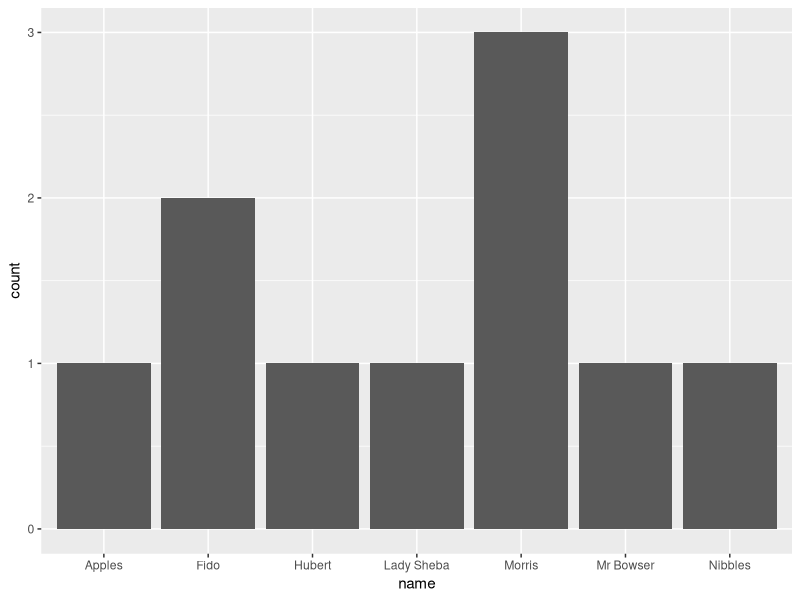
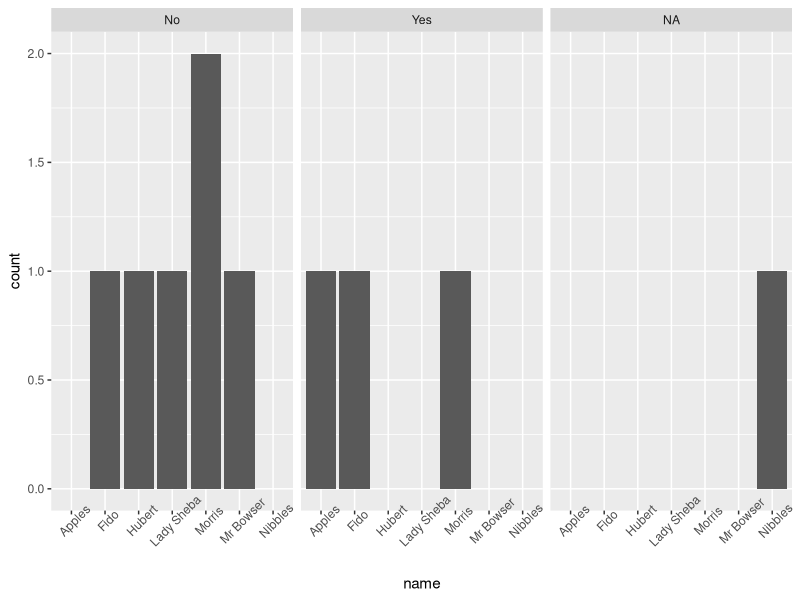
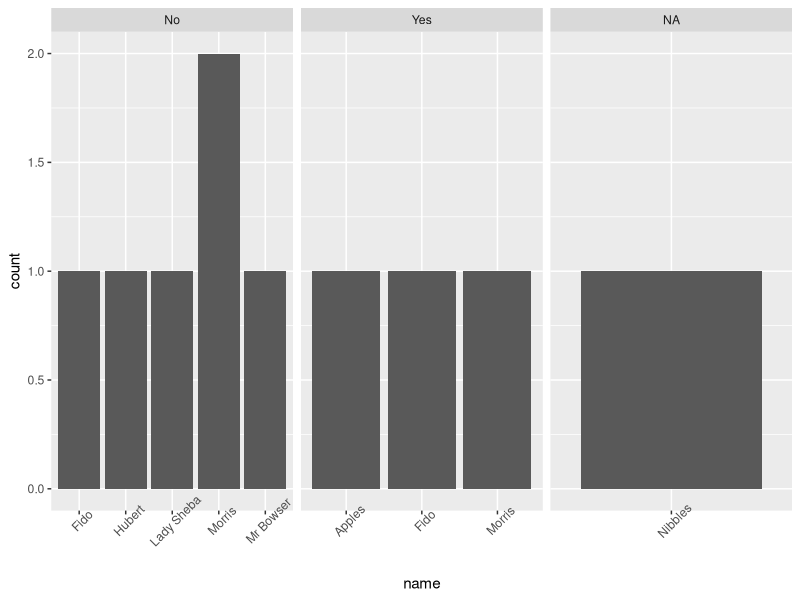
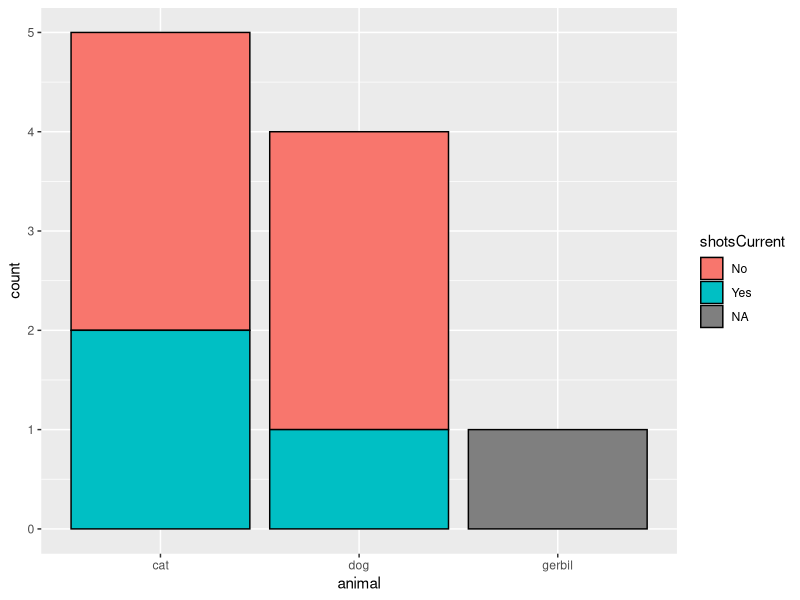
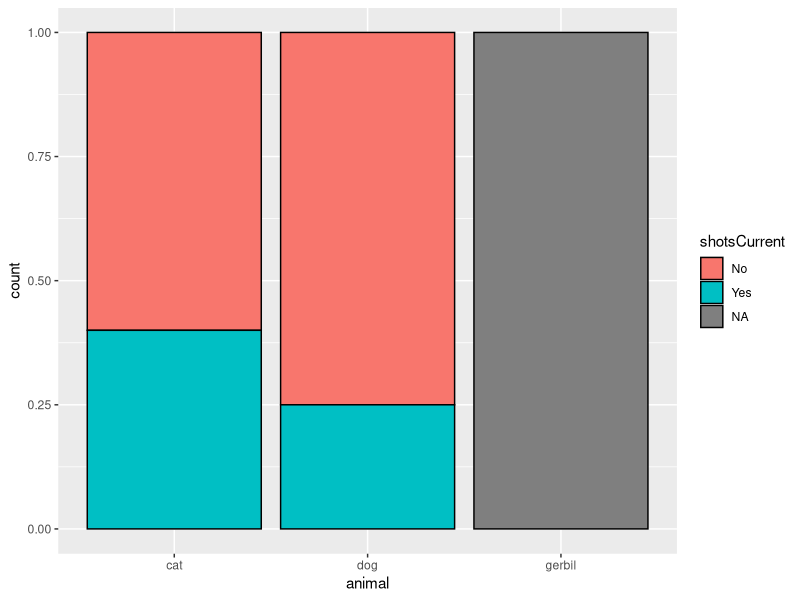
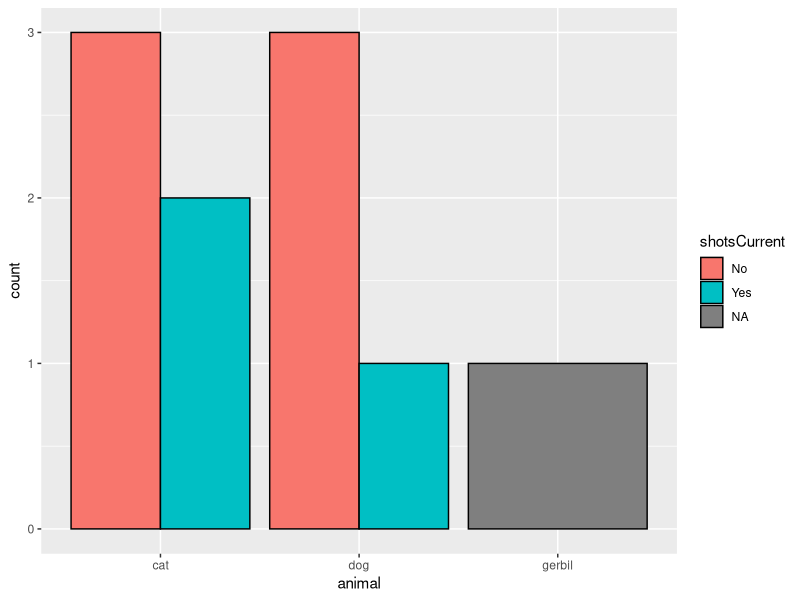
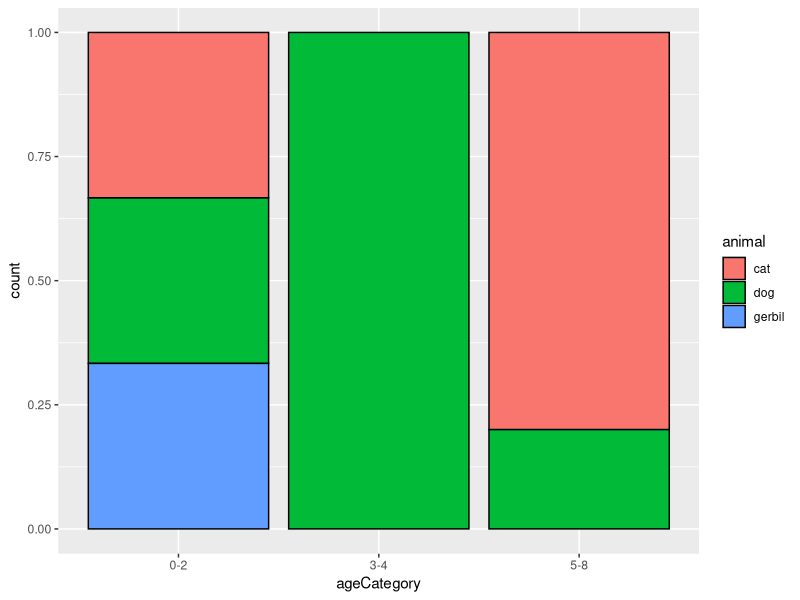
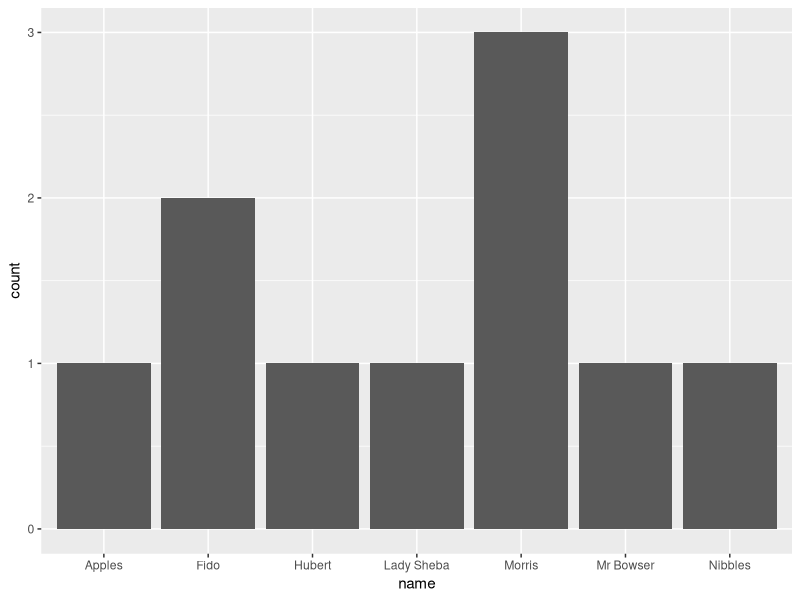

The R source for these figures, in order:
## ---- chunk 1
knitr::opts_chunk$set(echo = TRUE)
library(tidyverse)
## ---- chunk 2
##make our table of pets
pets <- data.frame(id=c('C1','C2','D1','D4','D8', 'C4', 'D5', 'C10', "G4", "C11"),
                name=factor(c("Morris", "Morris", "Fido", "Mr Bowser", 
                              "Fido", "Lady Sheba", "Hubert", "Apples", "Nibbles",
                              "Morris")),
                ##weight is in pounds
                weight=c(6,7,15,20,40, 10, 60, 17, 0.5, 10),
                animal=factor(c("cat", "cat", "dog", "dog", "dog", 
                                "cat", "dog", "cat", "gerbil", "cat")),
                ##because it's an ordered category, we have to specify 
                ##order as the levels argument
                ageCategory= ordered(c("0-2", "5-8", "5-8", "3-4", "3-4", 
                                       "5-8", "0-2", "5-8", "0-2","5-8"), 
                                       levels=c("0-2", "3-4", "5-8")),
                shotsCurrent=c("No", "Yes", "No", "No", "Yes", "No", 
                               "No", "Yes", NA, "No"))

pets
## ---- chunk 3
ggplot(pets, aes(x=name)) + geom_bar()
## ---- chunk 4
ggplot(pets, aes(x=name)) + geom_bar() + 
  ## have to specify facets using notation
  ## try out facets=~ageCategory!
  facet_wrap(facets=~shotsCurrent) + 
  ## we make the x axis x angled for better legibility
  theme(axis.text.x = element_text(angle=45))
## ---- chunk 5
ggplot(pets, aes(x=name)) + geom_bar() + 
  facet_wrap(facets=~shotsCurrent, scale="free_x") +
  theme(axis.text.x = element_text(angle=45))
  
## ---- chunk 6
#we map color (the outline of the plot) to black to make it look prettier
ggplot(pets, aes(x=animal,fill=shotsCurrent)) + geom_bar(color="black")
## ---- chunk 7
ggplot(pets, aes(x=animal,fill=shotsCurrent)) + 
  geom_bar(position = "fill", color = "black")
## ---- chunk 8
ggplot(pets, aes(x=animal,fill=shotsCurrent)) + 
  geom_bar(position="dodge", color="black")

## ---- chunk 9
pets %>% ggplot(aes(x=ageCategory, fill=animal)) + 
  geom_bar(position="fill", color="black") #+ 
  #facet_wrap(facets=~shotsCurrent, scales="free_x")
## ---- chunk 10
ggplot(pets, aes(x=name)) + geom_bar()

## ---- chunk 11
ggplot(pets, aes(x=shotsCurrent, y=weight)) + geom_boxplot()
## ---- chunk 12
ggplot(pets, aes(x=shotsCurrent, y=weight)) + geom_violin()

## ---- chunk 13
data(iris)

ggplot(iris, aes(x=Species, y=Sepal.Length, fill=Species)) + geom_violin()
## ---- chunk 14
ggplot(data=pets, aes(x=id,y=weight)) + geom_bar(stat="identity")
## ---- chunk 15
library(forcats)
pets %>% mutate(id2=fct_reorder(id, weight))%>% ggplot(aes(x=id2,y=weight)) + geom_bar(stat="identity")
## ---- chunk 16
library(forcats)
pets %>% mutate(id2=fct_rev(id))%>% 
  ggplot(aes(x=id2,y=weight)) + 
  geom_bar(stat="identity")
## ---- chunk 17
pets %>% mutate(name = fct_infreq(name)) %>% ggplot(aes(x=name)) + geom_bar()
